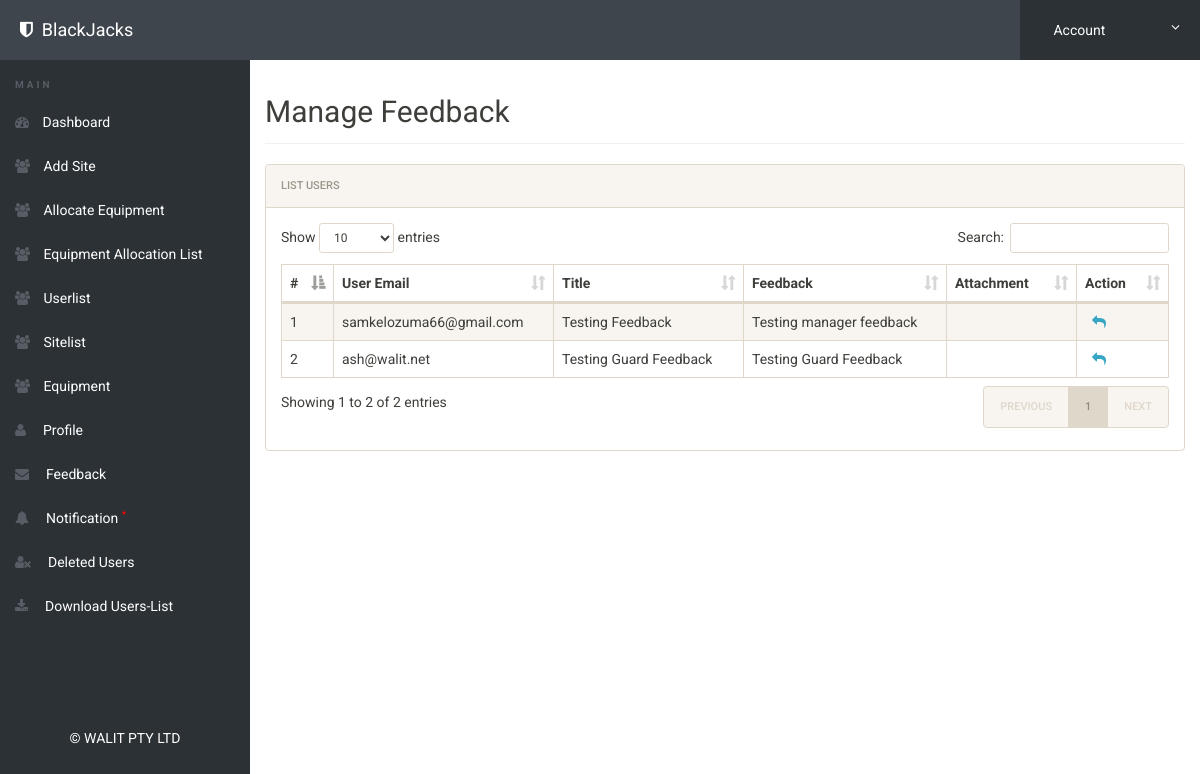
/admin/feedback.php (signed in), run on the app's committed database.
### tables this page shows
CREATE TABLE `feedback` (
  `id` int(11) NOT NULL,
  `sender` varchar(50) NOT NULL,
  `reciver` varchar(50) NOT NULL,
  `title` varchar(100) NOT NULL,
  `feedbackdata` varchar(500) NOT NULL,
  `attachment` varchar(50) NOT NULL
);

### admin/feedback.php (the view, shortened to what this page needs)
<?php
include('includes/config.php');
if(strlen($_SESSION['alogin'])==0)
	{
header('location:index.php');
}
else{
 ?>
<!doctype html>
<html lang="en" class="no-js">
<head>
	<link rel="stylesheet" href="css/font-awesome.min.css">
	<link rel="stylesheet" href="css/bootstrap.min.css">
	<link rel="stylesheet" href="css/dataTables.bootstrap.min.css">
	<link rel="stylesheet" href="css/bootstrap-social.css">
	<link rel="stylesheet" href="css/bootstrap-select.css">
	<link rel="stylesheet" href="css/fileinput.min.css">
	<link rel="stylesheet" href="css/awesome-bootstrap-checkbox.css">
	<link rel="stylesheet" href="css/style.css">
</head>
<body>
	<?php include('includes/header.php');?>
	<div class="ts-main-content">
		<?php include('includes/leftbar.php');?>
		<div class="content-wrapper">
			<div class="container-fluid">
				<div class="row">
					<div class="col-md-12">
						<h2 class="page-title">Manage Feedback</h2>
						<div class="panel panel-default">
							<div class="panel-heading">List Users</div>
							<div class="panel-body">
								<table id="zctb" class="display table table-striped table-bordered table-hover" cellspacing="0" width="100%">
									<thead>
										<tr>
										       <th>#</th>
												<th>User Email</th>
												<th>Title</th>
                                                <th>Feedback</th>
                                                <th>Attachment</th>
											    <th>Action</th>
										</tr>
									</thead>
									<tbody>
<?php
$reciver = 'Admin';
$sql = "SELECT * from  feedback where reciver = (:reciver)";
$query = $dbh -> prepare($sql);
$query-> bindParam(':reciver', $reciver, PDO::PARAM_STR);
$query->execute();
$results=$query->fetchAll(PDO::FETCH_OBJ);
$cnt=1;
if($query->rowCount() > 0)
{
foreach($results as $result)
{				?>
										<tr>
											<td><?php echo htmlentities($cnt);?></td>
                                            <td><?php echo htmlentities($result->sender);?></td>
											<td><?php echo htmlentities($result->title);?></td>
                                            <td><?php echo htmlentities($result->feedbackdata);?></td>
                                            <td><a href="../attachment/<?php echo htmlentities($result->attachment);?>" ><?php echo htmlentities($result->attachment);?></a></td>
<td>
<a href="sendreply.php?reply=<?php echo $result->sender;?>">&nbsp; <i class="fa fa-mail-reply"></i></a>&nbsp;&nbsp;
</td>
										</tr>
										<?php $cnt=$cnt+1; }} ?>
									</tbody>
								</table>
							</div>
						</div>
					</div>
				</div>
			</div>
		</div>
	</div>
</body>
</html>
<?php } ?>

### admin/css/style.css (style rules this page uses)
html { font-size: 14px; }
@media only screen and (min-width: 480px) { html { font-size: 17px; } }
@media only screen and (min-width: 768px) { html { font-size: 14px; } }
body { font-size: 1em; }
a { color: #37a6c4; }
.panel { overflow: hidden; }
.page-title { padding-bottom: 15px; margin-bottom: 20px; border-bottom: 1px solid #f0f0f0; }
.ts-main-content .content-wrapper { padding-top: 15px; margin-top: 60px; }
@media only screen and (min-width: 992px) { .ts-main-content .content-wrapper { margin-left: 250px; } }

### data on the page
feedback: sender "samkelozuma66@gmail.com", title "Testing Feedback", feedbackdata "Testing manager feedback"
feedback: sender "ash@walit.net", title "Testing Guard Feedback", feedbackdata "Testing Guard Feedback"
